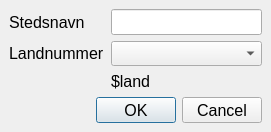
<?xml version="1.0" encoding="UTF-8"?>
<ui version="4.0">
 <class>NewCity</class>
 <widget class="QMainWindow" name="NewCity">
  <property name="geometry">
   <rect>
    <x>0</x>
    <y>0</y>
    <width>271</width>
    <height>132</height>
   </rect>
  </property>
  <property name="minimumSize">
   <size>
    <width>271</width>
    <height>132</height>
   </size>
  </property>
  <property name="font">
   <font>
    <family>Arial</family>
    <pointsize>12</pointsize>
   </font>
  </property>
  <property name="windowTitle">
   <string>Legg til nytt sted</string>
  </property>
  <property name="windowIcon">
   <iconset>
    <normaloff>jobber.png</normaloff>jobber.png</iconset>
  </property>
  <widget class="QWidget" name="centralwidget">
   <layout class="QFormLayout" name="formLayout">
    <item row="0" column="0">
     <widget class="QLabel" name="labelCityName">
      <property name="locale">
       <locale language="NorwegianBokmal" country="Norway"/>
      </property>
      <property name="text">
       <string>Stedsnavn</string>
      </property>
     </widget>
    </item>
    <item row="0" column="1">
     <widget class="QLineEdit" name="lineEditCityName"/>
    </item>
    <item row="2" column="0">
     <widget class="QLabel" name="labelCountryID">
      <property name="locale">
       <locale language="NorwegianBokmal" country="Norway"/>
      </property>
      <property name="text">
       <string>Landnummer</string>
      </property>
     </widget>
    </item>
    <item row="2" column="1">
     <widget class="QComboBox" name="comboBox"/>
    </item>
    <item row="3" column="1">
     <widget class="QLabel" name="labelCountryName">
      <property name="locale">
       <locale language="NorwegianBokmal" country="Norway"/>
      </property>
      <property name="text">
       <string>$land</string>
      </property>
     </widget>
    </item>
    <item row="4" column="0" colspan="2">
     <widget class="QDialogButtonBox" name="buttonBox">
      <property name="locale">
       <locale language="NorwegianBokmal" country="Norway"/>
      </property>
      <property name="standardButtons">
       <set>QDialogButtonBox::Cancel|QDialogButtonBox::Ok</set>
      </property>
     </widget>
    </item>
   </layout>
  </widget>
 </widget>
 <resources/>
 <connections/>
</ui>
